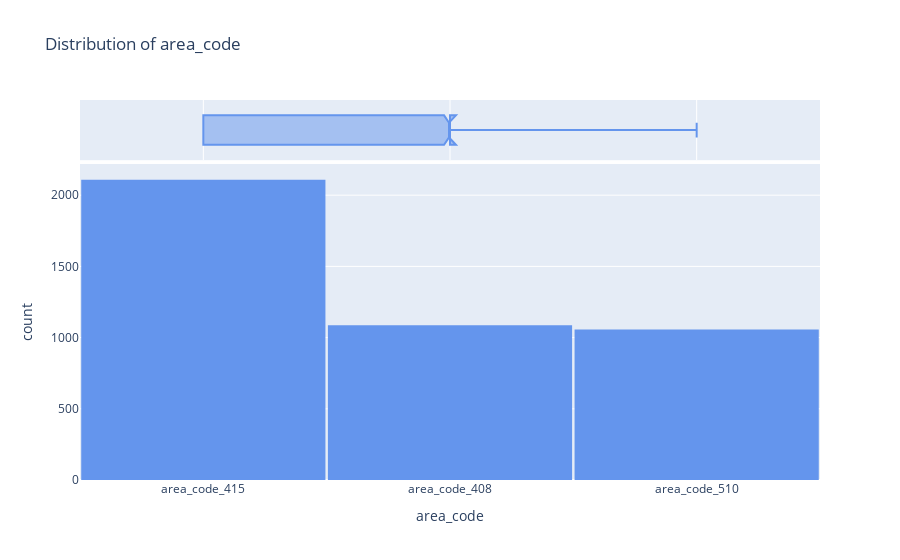

Write notebook code for a chart like this one.
### Code cell
def plotly_plot_hist(df, column, color=['cornflowerblue'], title=None):
    if title == None:
        title=f'Distribution of {column}'
    fig = px.histogram(
            df,
            x=column,
            marginal='box',
            color_discrete_sequence=color,
            title=title)
    fig.update_layout(bargap=0.01)
    fig.show()
plotly_plot_hist(df, 'area_code')

### Figure 1 — Plotly figure (JSON) as saved in the notebook; plotly's stock layout.template omitted (floating-point values rounded to 4 significant figures; data arrays with more than 128 entries replaced by an {"elided": "..."} marker saying what was removed)
{"data": [{"alignmentgroup": "True", "bingroup": "x", "hovertemplate": "area_code=%{x}<br>count=%{y}<extra></extra>", "legendgroup": "", "marker": {"color": "cornflowerblue", "pattern": {"shape": ""}}, "name": "", "offsetgroup": "", "orientation": "v", "showlegend": false, "type": "histogram", "x": {"elided": "4250 str values"}, "xaxis": "x", "yaxis": "y"}, {"alignmentgroup": "True", "hovertemplate": "area_code=%{x}<extra></extra>", "legendgroup": "", "marker": {"color": "cornflowerblue"}, "name": "", "notched": true, "offsetgroup": "", "showlegend": false, "type": "box", "x": {"elided": "4250 str values"}, "xaxis": "x2", "yaxis": "y2"}], "layout": {"bargap": 0.01, "barmode": "relative", "legend": {"tracegroupgap": 0}, "title": {"text": "Distribution of area_code"}, "xaxis": {"anchor": "y", "domain": [0, 1], "title": {"text": "area_code"}}, "xaxis2": {"anchor": "y2", "domain": [0, 1], "matches": "x", "showgrid": true, "showticklabels": false}, "yaxis": {"anchor": "x", "domain": [0, 0.8316], "title": {"text": "count"}}, "yaxis2": {"anchor": "x2", "domain": [0.8416, 1], "matches": "y2", "showgrid": false, "showline": false, "showticklabels": false, "ticks": ""}}}
